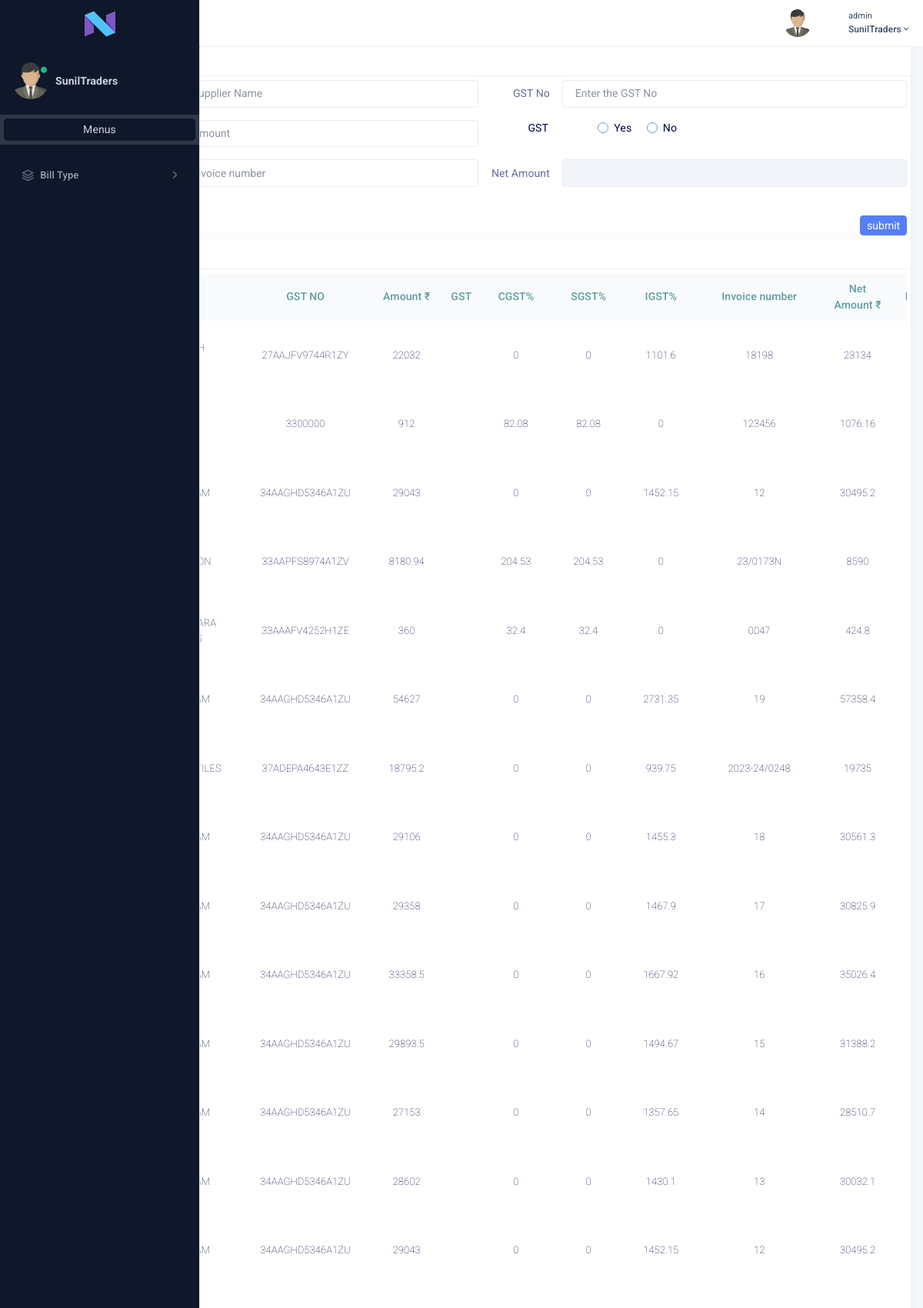
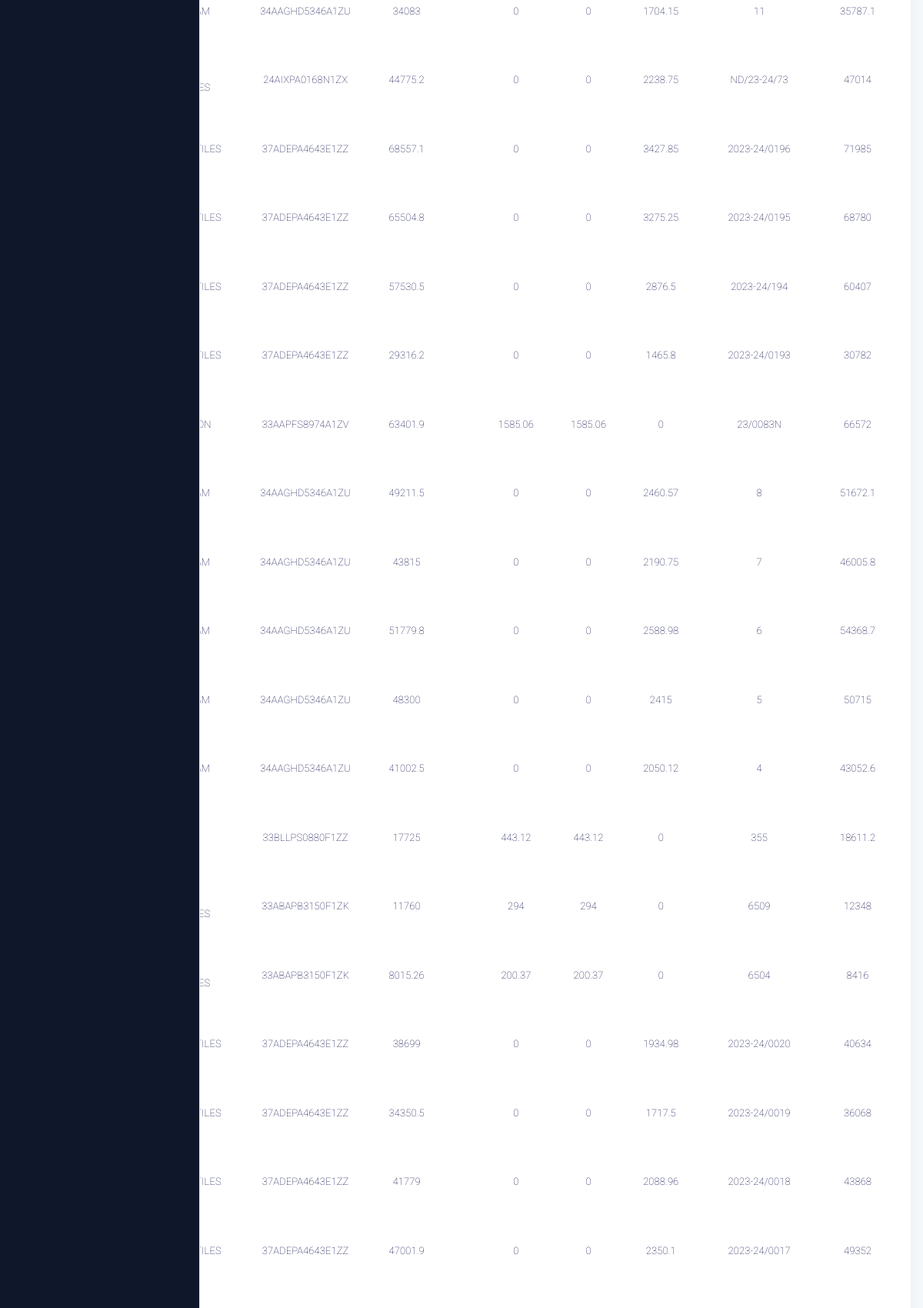
The page /purchase1.php (signed in, upper part) on the database its author committed (2 pictures, top to bottom).
### tables this page shows
CREATE TABLE `purchase` (
  `purchaseId` int(11) NOT NULL,
  `invoiceDate` date DEFAULT NULL,
  `supplierName` varchar(100) DEFAULT NULL,
  `GSTNO` varchar(100) DEFAULT NULL,
  `amount` float NOT NULL DEFAULT '0',
  `GST` varchar(20) DEFAULT NULL,
  `GSTType` varchar(20) DEFAULT NULL,
  `CGST` float NOT NULL DEFAULT '0',
  `CGSTTax` float NOT NULL DEFAULT '0',
  `SGST` float NOT NULL DEFAULT '0',
  `SGSTTax` float NOT NULL DEFAULT '0',
  `IGST` float NOT NULL DEFAULT '0',
  `IGSTTax` float NOT NULL DEFAULT '0',
  `invoiceNumber` varchar(100) NOT NULL,
  `netAmount` float NOT NULL,
  `createdAt` timestamp NOT NULL DEFAULT CURRENT_TIMESTAMP,
  `createdBy` varchar(50) DEFAULT NULL
);

### purchase1.php (the view, shortened to what this page needs)
<?php
    if(!empty($_REQUEST['msg'])){
        $msg = $_REQUEST['msg'];
    }else{
        $msg = '';
    }
?>
    <?php include('header.php') ?>
    <div class="page-wrapper">
        <div class="page-content-tab">
            <div class="container-fluid">
                <div class="row">
                    <div class="col-lg-12">
                        <div class="card">
                            <div class="card-header">
                                <h4 class="card-title">Purchase <?= $msg ?></h4>
                            </div>
                            <div class="card-body">
                                <form  method="post">
                                    <div class="row">
                                        <div class="col-lg-6 col-sm-12">
                                            <div class="mb-3 row">
                                                <label for="example-number-input" class="col-sm-2 col-form-label text-end">Name</label>
                                                <div class="col-sm-10">
                                                    <input class="form-control" type="text" name="supplierName" placeholder="Enter the Supplier Name" required >
                                                </div>
                                            </div>
                                        </div>
                                        <div class="col-lg-6 col-sm-12">
                                            <div class="mb-3 row">
                                                <label for="example-number-input" class="col-sm-2 col-form-label text-end">GST No</label>
                                                <div class="col-sm-10">
                                                    <input class="form-control" type="text" name="GSTNO" maxlength="16" placeholder="Enter the GST No">
                                                </div>
                                            </div>
                                        </div>
                                        <div class="col-lg-6 col-sm-12">
                                            <div class="mb-3 row">
                                                <label for="example-number-input" class="col-sm-2 col-form-label text-end">Amount</label>
                                                <div class="col-sm-10">
                                                    <input class="form-control" type="number" id="amount" name="amount" onkeyup="GSTCalc()" placeholder="Enter the Amount" required >
                                                </div>
                                            </div>
                                        </div>
                                        <div class="col-lg-6 col-sm-12">
                                            <div class="row mb-3">
                                                <label for="example-number-input" class="col-md-3 col-sm-3 control-label text-center">GST</label>
                                                <div class="col-md-6 col-sm-6">
                                                    <div class="form-check form-check-inline">
                                                        <input class="form-check-input" type="radio" name="GST" id="GST" onclick="$('#GSTType').show();" value="yes" required>
                                                        <label class="form-check-label" for="inlineRadio1">Yes</label>
                                                    </div>
                                                    <div class="form-check form-check-inline">
                                                        <input class="form-check-input" type="radio" name="GST" id="GST" onclick="$('#GSTType').hide();$('#stateSGstValue').hide();$('#stateCGstValue').hide();$('#IGSTValue').hide();" value="no" required>
                                                        <label class="form-check-label" for="inlineRadio2">No</label>
                                                    </div>
                                                </div>
                                            </div>
                                        </div>
                                        <div class="col-lg-6 col-sm-12">
                                            <div class="mb-3 row">
                                                <label for="example-number-input" class="col-sm-2 col-form-label text-end">Invoice number</label>
                                                <div class="col-sm-10">
                                                    <input class="form-control" type="text" id="invoiceNumber" name="invoiceNumber"  placeholder="Enter the Invoice number"  >
                                                </div>
                                            </div>
                                        </div>
                                        <div class="col-lg-6 col-sm-12">
                                            <div class="mb-3 row">
                                                <label for="example-number-input" class="col-sm-2 col-form-label text-end">Net Amount</label>
                                                <div class="col-sm-10">
                                                    <input class="form-control" type="text" id="netAmount" name="netAmount" value="" readonly>
                                                </div>
                                            </div>
                                        </div>
                                        <div class="col-lg-12 col-sm-12 d-flex justify-content-end">
                                            <input class="btn btn-primary" type="submit" name="submit" value="submit">
                                        </div>
                                    </div>
                                </form>
                            </div>
                        </div>
                    </div>
                    <div class="col-12" >
                        <div class="card">
                            <div class="card-header">
                                <h4 class="card-title">View Purchase <?= $msg ?></h4>
                            </div>
                            <div class="card-body">
                                <div class="table-responsive">
                                    <table class="table" id="datatable_1">
                                        <thead class="thead-light">
                                          <tr>
                                            <th class="text-center">#</th>
                                            <th class="text-center">Name</th>
                                            <th class="text-center">GST NO</th>
                                            <th class="text-center">Amount ₹</th>
                                            <th class="text-center">GST</th>
                                            <th class="text-center">CGST%</th>
                                            <th class="text-center">SGST%</th>
                                            <th class="text-center">IGST%</th>
                                            <th class="text-center">Invoice number</th>
                                            <th class="text-center">Net Amount ₹</th>
                                            <th class="text-center">Date/Time</th>
                                          </tr>
                                        </thead>
                                        <tbody>
                                            <?php
                                                $sql2 = "SELECT * FROM purchase ORDER BY purchaseId DESC";
                                                $result2 = $conn->query($sql2);
                                                $i=1;
                                                while($purchase = $result2->fetch_assoc()){
                                            ?>
                                            <tr>
                                                <td class="text-center"><?= $i++ ?></td>
                                                <td class="text-center"><?= $purchase['supplierName'] ?></td>
                                                <td class="text-center"><?= $purchase['GSTNO'] ?></td>
                                                <td class="text-center"> <?= $purchase['amount'] ?></td>
                                                <td class="text-center"><?= $purchase['GST'] ?></td>
                                                <td class="text-center"><?= $purchase['CGST'] ?></td>
                                                <td class="text-center"><?= $purchase['SGST'] ?></td>
                                                <td class="text-center"><?= $purchase['IGST'] ?></td>
                                                <td class="text-center"><?= $purchase['invoiceNumber'] ?></td>
                                                <td class="text-center"> <?= $purchase['netAmount'] ?></td>
                                                <td class="text-center"><?= $purchase['createdAt'] ?></td>
                                            </tr>
                                            <?php
                                                }
                                            ?>
                                        </tbody>
                                      </table>
                                </div>
                            </div>
                        </div>
                    </div>
                </div>
            </div>
        </div>
    </div>
 <?php include('footer.php') ?>

### header.php (style rules this page uses)
.table .thead-light th { color: #8997bd; background-color: #f9fafb;font-size: 14px; !important; }
.card-header { padding: 0.5rem 0.5rem !important; }
.card-body { padding: 0.3rem 0.3rem !important; }
.btn { padding: 0.1rem 0.5rem; }
.table .thead-light th { color: cadetblue; background-color: #f9fafb; font-size: 14px; !important: ; padding: 10px; }
.form-check-input { border-color: cornflowerblue; }

### rows shown on the page
purchase: GSTNO "27AAJFV9744R1ZY", amount "22032", CGST "0", SGST "0", IGST "1101.6", invoiceNumber "18198", netAmount "23134"
purchase: GSTNO "3300000", amount "912", CGST "82.08", SGST "82.08", IGST "0", invoiceNumber "123456", netAmount "1076.16"
purchase: GSTNO "34AAGHD5346A1ZU", amount "29043", CGST "0", SGST "0", IGST "1452.15", invoiceNumber "12", netAmount "30495.2"
purchase: GSTNO "33AAPFS8974A1ZV", amount "8180.94", CGST "204.53", SGST "204.53", IGST "0", invoiceNumber "23/0173N", netAmount "8590"
purchase: GSTNO "33AAAFV4252H1ZE", amount "360", CGST "32.4", SGST "32.4", IGST "0", invoiceNumber "0047", netAmount "424.8"
purchase: GSTNO "34AAGHD5346A1ZU", amount "54627", CGST "0", SGST "0", IGST "2731.35", invoiceNumber "19", netAmount "57358.4"
purchase: GSTNO "37ADEPA4643E1ZZ", amount "18795.2", CGST "0", SGST "0", IGST "939.75", invoiceNumber "2023-24/0248", netAmount "19735"
purchase: GSTNO "34AAGHD5346A1ZU", amount "29106", CGST "0", SGST "0", IGST "1455.3", invoiceNumber "18", netAmount "30561.3"
purchase: GSTNO "34AAGHD5346A1ZU", amount "29358", CGST "0", SGST "0", IGST "1467.9", invoiceNumber "17", netAmount "30825.9"
purchase: GSTNO "34AAGHD5346A1ZU", amount "33358.5", CGST "0", SGST "0", IGST "1667.92", invoiceNumber "16", netAmount "35026.4"
purchase: GSTNO "34AAGHD5346A1ZU", amount "29893.5", CGST "0", SGST "0", IGST "1494.67", invoiceNumber "15", netAmount "31388.2"
purchase: GSTNO "34AAGHD5346A1ZU", amount "27153", CGST "0", SGST "0", IGST "1357.65", invoiceNumber "14", netAmount "28510.7"
purchase: GSTNO "34AAGHD5346A1ZU", amount "28602", CGST "0", SGST "0", IGST "1430.1", invoiceNumber "13", netAmount "30032.1"
purchase: GSTNO "34AAGHD5346A1ZU", amount "29043", CGST "0", SGST "0", IGST "1452.15", invoiceNumber "12", netAmount "30495.2"
purchase: GSTNO "34AAGHD5346A1ZU", amount "34083", CGST "0", SGST "0", IGST "1704.15", invoiceNumber "11", netAmount "35787.1"
purchase: GSTNO "24AIXPA0168N1ZX", amount "44775.2", CGST "0", SGST "0", IGST "2238.75", invoiceNumber "ND/23-24/73", netAmount "47014"
purchase: GSTNO "37ADEPA4643E1ZZ", amount "68557.1", CGST "0", SGST "0", IGST "3427.85", invoiceNumber "2023-24/0196", netAmount "71985"
purchase: GSTNO "37ADEPA4643E1ZZ", amount "65504.8", CGST "0", SGST "0", IGST "3275.25", invoiceNumber "2023-24/0195", netAmount "68780"
purchase: GSTNO "37ADEPA4643E1ZZ", amount "57530.5", CGST "0", SGST "0", IGST "2876.5", invoiceNumber "2023-24/194", netAmount "60407"
purchase: GSTNO "37ADEPA4643E1ZZ", amount "29316.2", CGST "0", SGST "0", IGST "1465.8", invoiceNumber "2023-24/0193", netAmount "30782"
purchase: GSTNO "33AAPFS8974A1ZV", amount "63401.9", CGST "1585.06", SGST "1585.06", IGST "0", invoiceNumber "23/0083N", netAmount "66572"
purchase: GSTNO "34AAGHD5346A1ZU", amount "49211.5", CGST "0", SGST "0", IGST "2460.57", invoiceNumber "8", netAmount "51672.1"
purchase: GSTNO "34AAGHD5346A1ZU", amount "43815", CGST "0", SGST "0", IGST "2190.75", invoiceNumber "7", netAmount "46005.8"
purchase: GSTNO "34AAGHD5346A1ZU", amount "51779.8", CGST "0", SGST "0", IGST "2588.98", invoiceNumber "6", netAmount "54368.7"
purchase: GSTNO "34AAGHD5346A1ZU", amount "48300", CGST "0", SGST "0", IGST "2415", invoiceNumber "5", netAmount "50715"
purchase: GSTNO "34AAGHD5346A1ZU", amount "41002.5", CGST "0", SGST "0", IGST "2050.12", invoiceNumber "4", netAmount "43052.6"
purchase: GSTNO "33BLLPS0880F1ZZ", amount "17725", CGST "443.12", SGST "443.12", IGST "0", invoiceNumber "355", netAmount "18611.2"
purchase: GSTNO "33ABAPB3150F1ZK", amount "11760", CGST "294", SGST "294", IGST "0", invoiceNumber "6509", netAmount "12348"
purchase: GSTNO "33ABAPB3150F1ZK", amount "8015.26", CGST "200.37", SGST "200.37", IGST "0", invoiceNumber "6504", netAmount "8416"
purchase: GSTNO "37ADEPA4643E1ZZ", amount "38699", CGST "0", SGST "0", IGST "1934.98", invoiceNumber "2023-24/0020", netAmount "40634"
purchase: GSTNO "37ADEPA4643E1ZZ", amount "34350.5", CGST "0", SGST "0", IGST "1717.5", invoiceNumber "2023-24/0019", netAmount "36068"
purchase: GSTNO "37ADEPA4643E1ZZ", amount "41779", CGST "0", SGST "0", IGST "2088.96", invoiceNumber "2023-24/0018", netAmount "43868"
purchase: GSTNO "37ADEPA4643E1ZZ", amount "47001.9", CGST "0", SGST "0", IGST "2350.1", invoiceNumber "2023-24/0017", netAmount "49352"

### other values the page prints
$_SESSION['username'] "admin"
